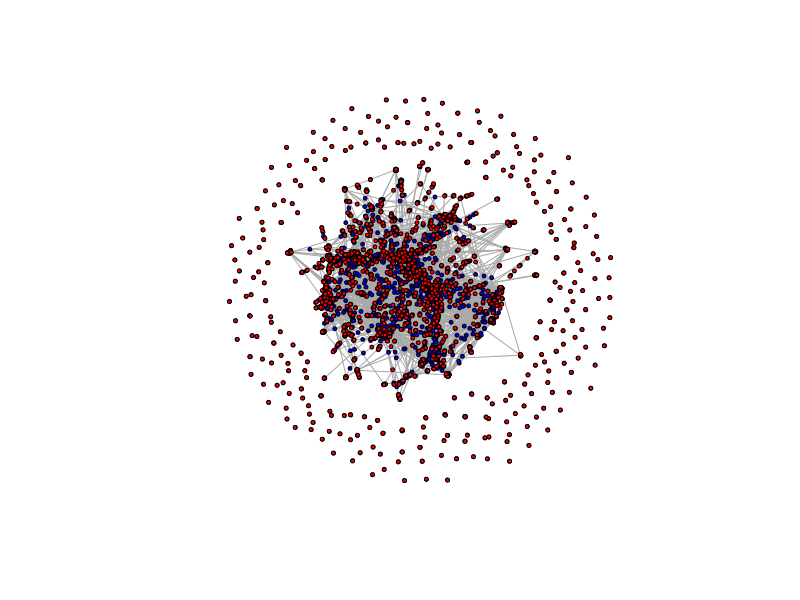
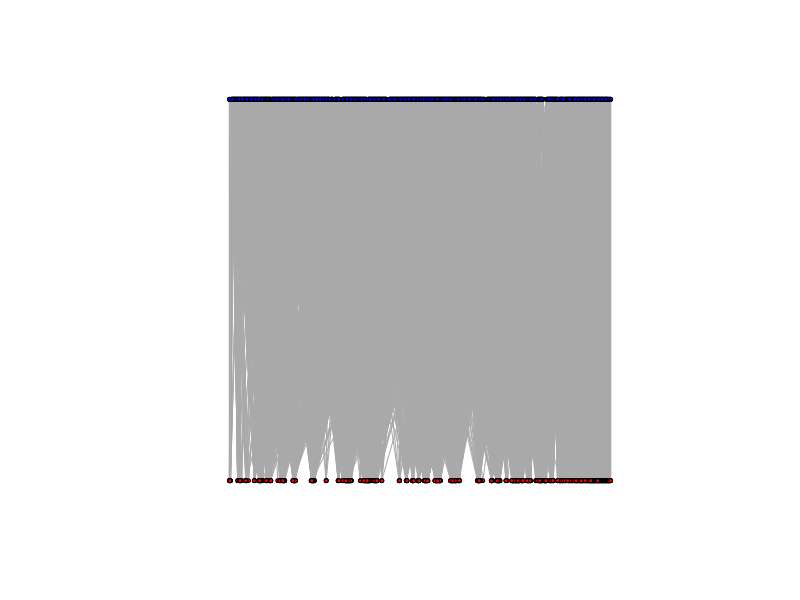
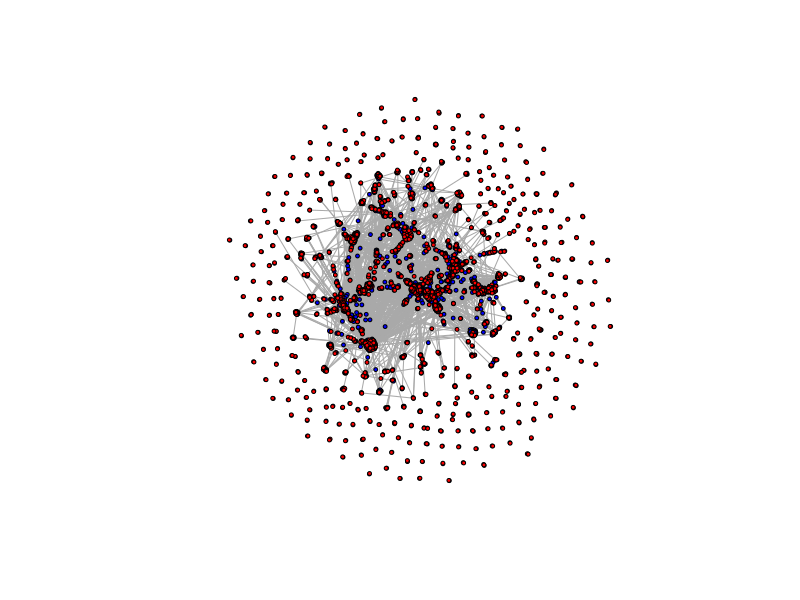

Recreate these plots in R, in order.



library(igraph)
library(tidyverse)
library(scales)


data <- read_csv("top_t_d_2000_500_2.csv")


grph <- graph_from_data_frame(data, directed = F)

V(grph)[data$subreddit]$color <- "red"
V(grph)[data$author]$color <- "blue"
plot(grph,vertex.label=NA, vertex.size= 2)


V(grph)$type <- TRUE
V(grph)[data$author]$type <- FALSE
E(grph)$weight <- scale(data$total_score,center=FALSE)
plot( grph, layout=layout_as_bipartite, vertex.label=NA, vertex.size=2 )

bgrph <- bipartite.projection(grph)
plot( grph, layout=layout.auto, vertex.label=NA, vertex.size=2 )
